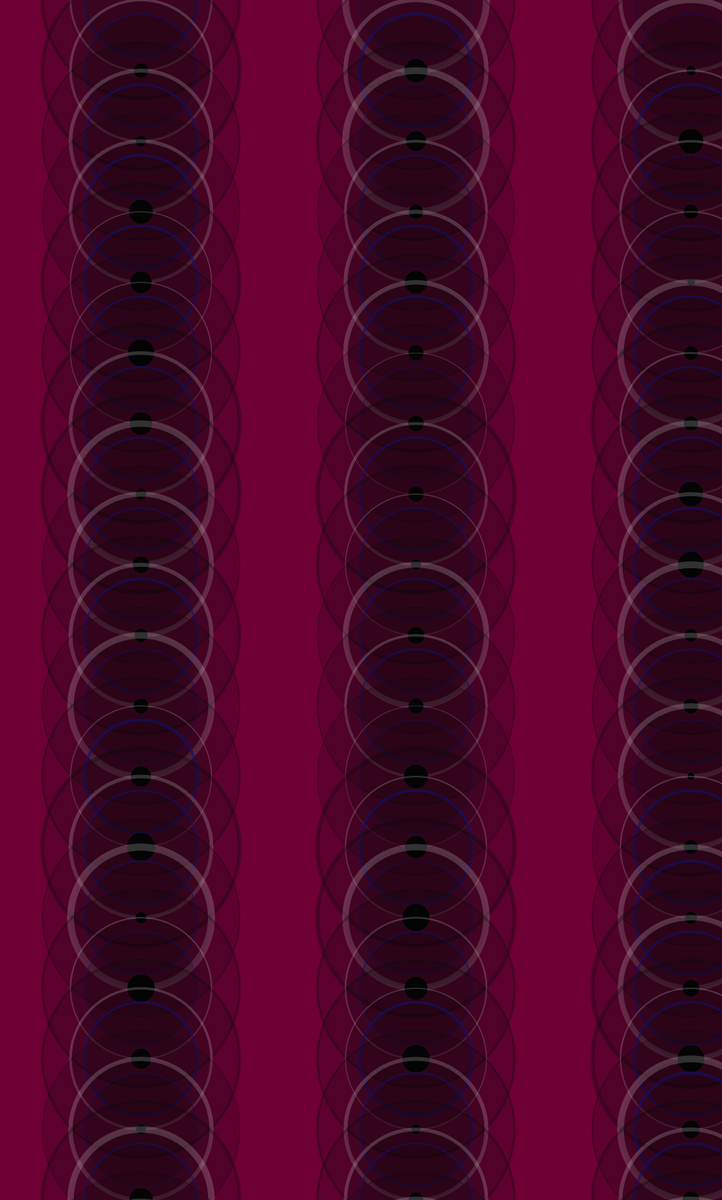
Frame 1 (no input)
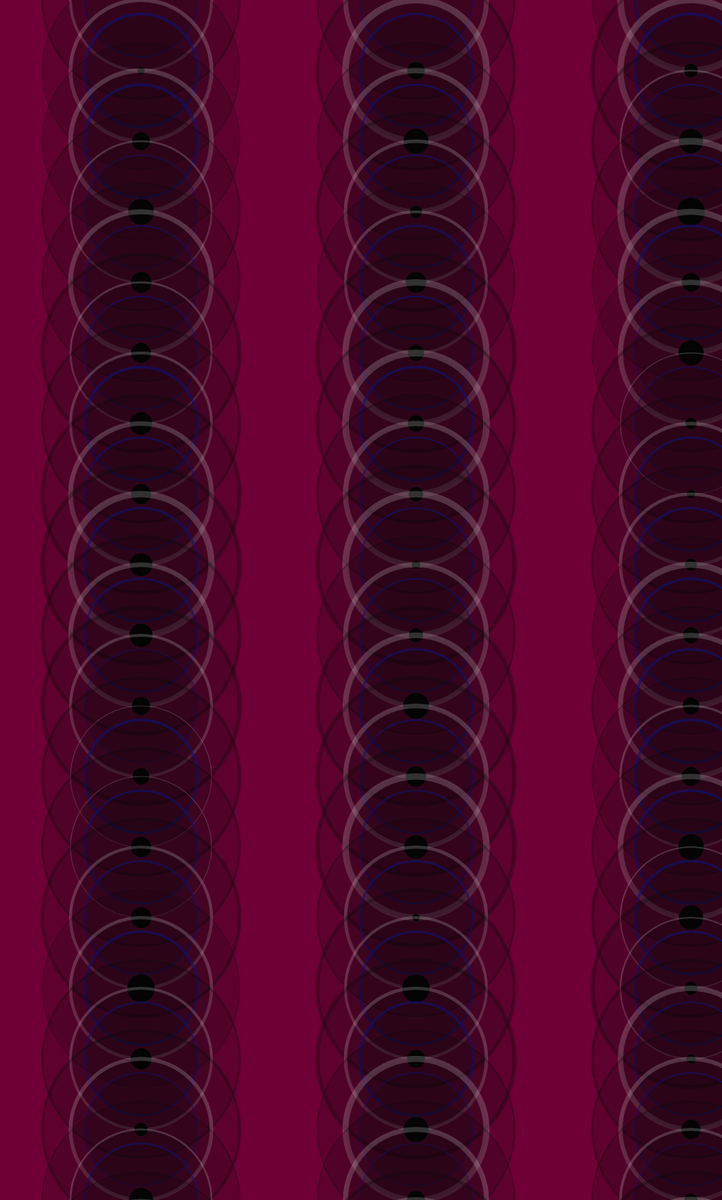
Frame 2 (the mouse pressed at the canvas centre, redrawn once)

The p5.js sketch that drew these frames (run headless with seeded random() and noise() and a simulated clock; the mouse was pressed at the canvas centre and the sketch redrawn once):

// p5.js sketch
// ── sketch.js
function setup() {
  createCanvas(1024, 1700);
  noLoop()
}

function draw() {
  //background(17,83,74);
  background(110,0,53)
   let xoffset = 390
  let yoffset = 100
  for (let i = 0; i < 75; i++){
    for (let j = 0; j < 75; j++){
     
    
     motif1(i*xoffset,j*yoffset)   
      
    }
   }  
}
function motif1(xpos,ypos){
  
  sw = random(1,6)
  noFill()

  fill(10,10,10,40)
  stroke(10,10,10,80)
  strokeWeight(sw)

  ellipse(xpos+200,ypos,280)
  
  sw3 = random(1,10)
  strokeWeight(sw3)
  stroke(240,240,240,50)
  ellipse(xpos+200,ypos,200)
  
  sw2 = random(1,4)
  strokeWeight(sw2)
  stroke(15,18,110,160)
  ellipse(xpos+200,ypos,160)
  
  
  
  strokeWeight(0)
  fill('black')
  ellipse(xpos+200,ypos+100,random(10,40))
}
